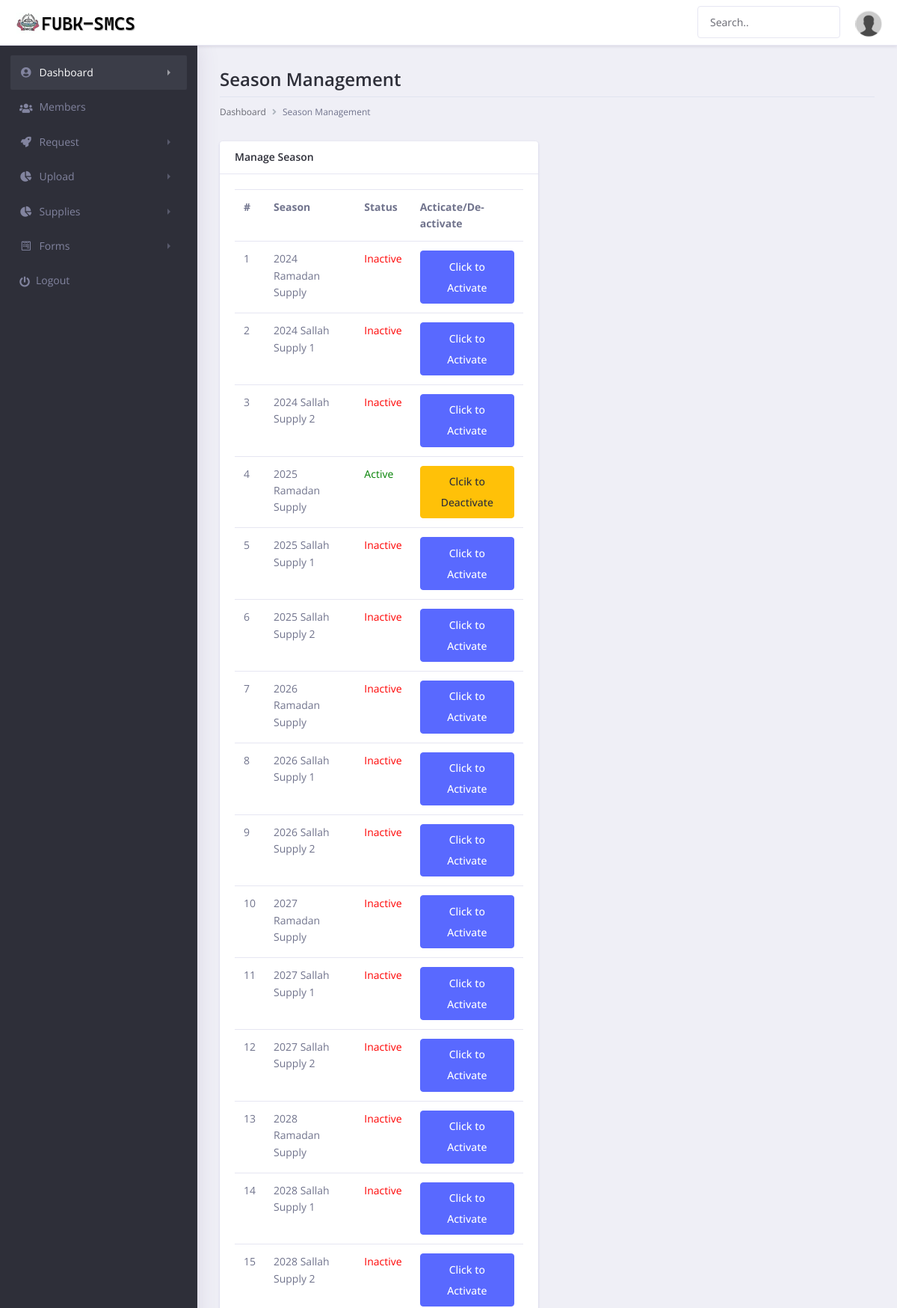
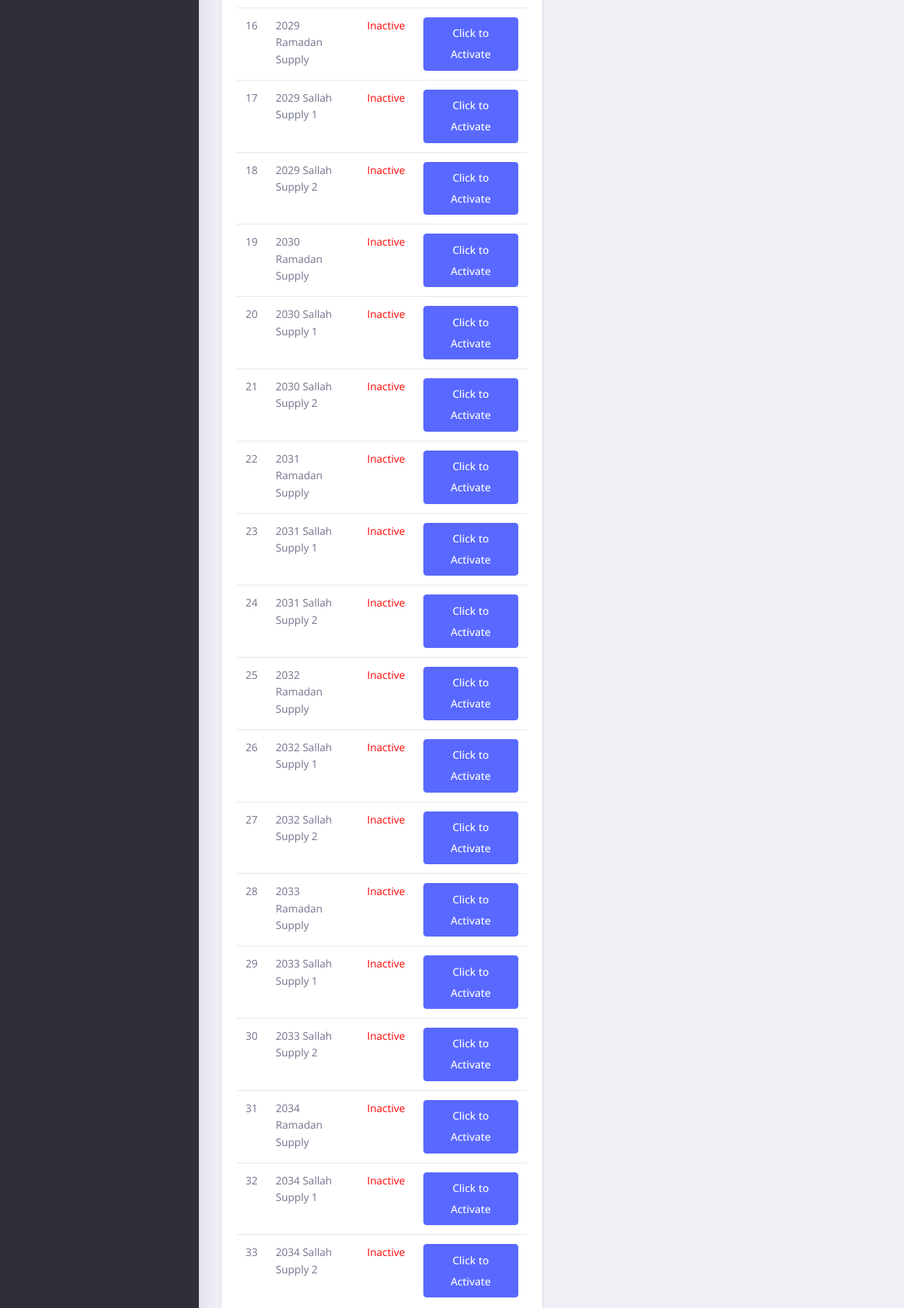
The app's page /index.php/admin/manage_season (upper part) with its own data (2 pictures, top to bottom).
### tables this page shows
CREATE TABLE IF NOT EXISTS `years` (
  `id` int NOT NULL AUTO_INCREMENT,
  `year` varchar(4) NOT NULL,
  `status` enum('Active','Inactive') NOT NULL,
  `supply` varchar(20) NOT NULL,
  PRIMARY KEY (`id`)
);

### application/controllers/Admin.php (called while the page is built, shortened)
<?php
class Admin extends CI_Controller
{
  public function __construct()
  {
    $this->load->library('upload');
    $this->load->model('Admin_model');
    $this->load->model('Member_model');
    $this->load->model('Smcsapi_model');
  }
  public function manage_season()
  {
    $result = $this->Admin_model->getSeason();
    $data = ['season' => $result];
    return $this->load->view("admin/manage_season", $data);
  }
}

### index.php (called while the page is built, shortened)
<?php
require_once BASEPATH.'core/CodeIgniter.php';

### application/models/Admin_model.php (called while the page is built, shortened)
<?php
class Admin_model extends CI_Model
{
	public function getSeason()
	{
		return $this->db->get("years")->result();
	}
}

### application/views/admin/manage_season.php (the view, shortened to what this page needs)
<!doctype html>
<html lang="en">
<head>
    <link rel="stylesheet" href="<?php echo base_url(); ?>assets/libs/datatables.net-bs4/css/dataTables.bootstrap4.min.css">
    <link rel="stylesheet" href="<?php echo base_url(); ?>assets/libs/fullcalendar/main.min.css">
    <link rel="stylesheet" href="<?php echo base_url(); ?>assets/libs/quill/dist/quill.snow.css">
    <link rel="stylesheet" href="<?php echo base_url(); ?>assets/css/theme.min.css">
</head>
<body>
    <div class="dashboard-main-wrapper">
        <div class="dashboard-wrapper">
            <div class="dashboard-ecommerce">
                <div class="container-fluid dashboard-content ">
                    <div class="row">
                        <div class="col-xl-12 col-lg-12 col-md-12 col-sm-12 col-12">
                            <div class="page-header">
                                <h2 class="pageheader-title">Season Management</h2>
                                <div class="page-breadcrumb">
                                    <nav aria-label="breadcrumb">
                                        <ol class="breadcrumb">
                                            <li class="breadcrumb-item"><a href="#" class="breadcrumb-link">Dashboard</a></li>
                                            <li class="breadcrumb-item active" aria-current="page">Season Management
                                            </li>
                                        </ol>
                                    </nav>
                                </div>
                            </div>
                        </div>
                    </div>
                    <div class="ecommerce-widget">
                        <div class="row">
                            <div class="col-xl-6 col-lg-6 col-md-8 col-sm-12 col-12">
                                <div class="card mb-5 shadow-sm">
                                    <h5 class="card-header">Manage Season</h5>
                                    <div class="card-body">
                                        <table class="table table-hover">
                                            <tr>
                                                <th>#</th>
                                                <th>Season</th>
                                                <th>Status</th>
                                                <th>Acticate/De-activate</th>
                                            </tr>
                                            <?php $i = 1;
                                            foreach ($season as $row) {
                                                $color = "red";
                                                ?>
                                                <tr>
                                                    <td><?php echo $i++; ?></td>
                                                    <td><?php echo $row->year." ".$row->supply; ?></td>
                                                    <td><?php if ($row->status == "Active") {
                                                            $color = "green";
                                                            echo "<span style=color:$color >" . $row->status . "</span>";
                                                        } else {
                                                            echo "<span style=color:$color >" . $row->status . "</span>";
                                                        } ?>
                                                    </td>
                                                    <td><?php if ($row->status == "Active") { ?>
                                                            <a href="<?php echo site_url("admin/updateSeason/" . $row->id . "/" . $row->status); ?>" class="btn btn-warning">Clcik to Deactivate</a> <?php } else { ?>
                                                            <a href="<?php echo site_url("admin/updateSeason/" . $row->id . "/" . $row->status); ?>" class="btn btn-primary">Click to Activate</a> <?php } ?>
                                                    </td>
                                                </tr>
                                            <?php } ?>
                                        </table>
                                    </div>
                                </div>
                            </div>
                        </div>
                    </div>
                </div>
            </div>
        </div>
    </div>
</body>
</html>

### records on screen
years: year "2024", supply "Ramadan Supply", status "Inactive"
years: year "2024", supply "Sallah Supply 1", status "Inactive"
years: year "2024", supply "Sallah Supply 2", status "Inactive"
years: year "2025", supply "Ramadan Supply", status "Active"
years: year "2025", supply "Sallah Supply 1", status "Inactive"
years: year "2025", supply "Sallah Supply 2", status "Inactive"
years: year "2026", supply "Ramadan Supply", status "Inactive"
years: year "2026", supply "Sallah Supply 1", status "Inactive"
years: year "2026", supply "Sallah Supply 2", status "Inactive"
years: year "2027", supply "Ramadan Supply", status "Inactive"
years: year "2027", supply "Sallah Supply 1", status "Inactive"
years: year "2027", supply "Sallah Supply 2", status "Inactive"
years: year "2028", supply "Ramadan Supply", status "Inactive"
years: year "2028", supply "Sallah Supply 1", status "Inactive"
years: year "2028", supply "Sallah Supply 2", status "Inactive"
years: year "2029", supply "Ramadan Supply", status "Inactive"
years: year "2029", supply "Sallah Supply 1", status "Inactive"
years: year "2029", supply "Sallah Supply 2", status "Inactive"
years: year "2030", supply "Ramadan Supply", status "Inactive"
years: year "2030", supply "Sallah Supply 1", status "Inactive"
years: year "2030", supply "Sallah Supply 2", status "Inactive"
years: year "2031", supply "Ramadan Supply", status "Inactive"
years: year "2031", supply "Sallah Supply 1", status "Inactive"
years: year "2031", supply "Sallah Supply 2", status "Inactive"
years: year "2032", supply "Ramadan Supply", status "Inactive"
years: year "2032", supply "Sallah Supply 1", status "Inactive"
years: year "2032", supply "Sallah Supply 2", status "Inactive"
years: year "2033", supply "Ramadan Supply", status "Inactive"
years: year "2033", supply "Sallah Supply 1", status "Inactive"
years: year "2033", supply "Sallah Supply 2", status "Inactive"
years: year "2034", supply "Ramadan Supply", status "Inactive"
years: year "2034", supply "Sallah Supply 1", status "Inactive"
years: year "2034", supply "Sallah Supply 2", status "Inactive"
